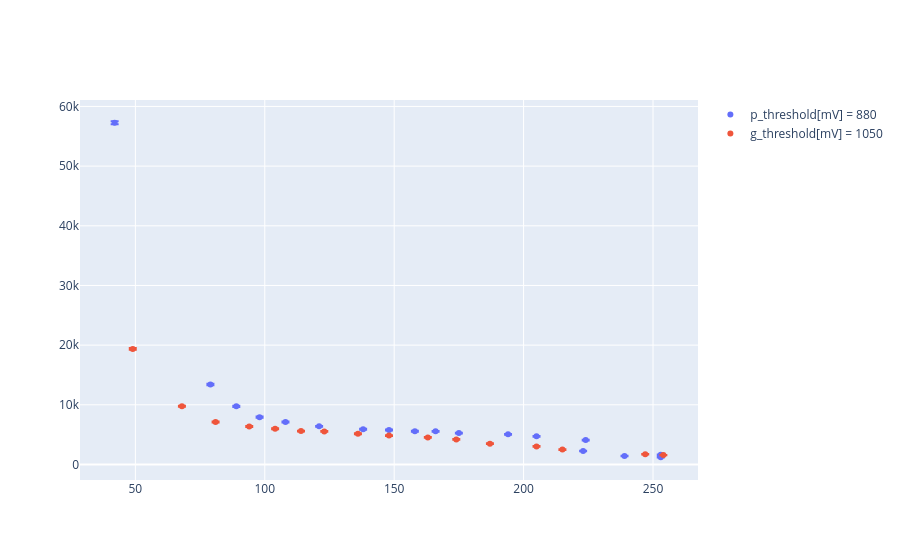

This figure's notebook cell:
### Code cell
df_880p = df_varia[df_varia['p_tensione[V]'] == 880]
df_1050g = df_varia[df_varia['g_tensione[V]'] == 1050]
fig = go.Figure()

fig.add_trace(go.Scatter(x=df_880p['p_threshold[mV]'], y=df_880p['p_count'], mode='markers', name='p_threshold[mV] = 880', error_y=dict(type='data', array=np.sqrt(df_880p['p_count']), visible=True)))
fig.add_trace(go.Scatter(x=df_1050g['g_threshold[mV]'], y=df_1050g['g_count'], mode='markers', name='g_threshold[mV] = 1050', error_y=dict(type='data', array=np.sqrt(df_1050g['g_count']), visible=True)))

### Figure 1 — Plotly figure (JSON) as saved in the notebook; plotly's stock layout.template omitted (floating-point values rounded to 4 significant figures)
{"data": [{"error_y": {"array": [63.93, 68.7, 71.13, 72.55, 74.55, 74.56, 76.05, 76.77, 79.93, 84.44, 89.08, 98.75, 115.8, 37.56, 40.44, 34.83, 47.64, 239.3, NaN, NaN, NaN, NaN, NaN], "type": "data", "visible": true}, "mode": "markers", "name": "p_threshold[mV] = 880", "type": "scatter", "x": [224, 205, 194, 175, 166, 158, 148, 138, 121, 108, 98, 89, 79, 239, 253, 253, 223, 42, 178, 178, 178, 178, 178], "y": [4087.0, 4720.0, 5059.0, 5263.0, 5557.0, 5559.0, 5784.0, 5893.0, 6389.0, 7130.0, 7936.0, 9751.0, 13410.0, 1411.0, 1635.0, 1213.0, 2270.0, 57270.0, NaN, NaN, NaN, NaN, NaN]}, {"error_y": {"array": [49.96, 59.06, 64.86, 67.29, 69.62, 71.8, 74.45, 74.79, 77.47, 79.74, 84.27, 98.8, 139.2, 55.07, 41.4, 39.62, NaN, NaN, NaN, NaN, NaN], "type": "data", "visible": true}, "mode": "markers", "name": "g_threshold[mV] = 1050", "type": "scatter", "x": [215, 187, 174, 163, 148, 136, 123, 114, 104, 94, 81, 68, 49, 205, 247, 254, 166, 166, 166, 166, 166], "y": [2496.0, 3488.0, 4207.0, 4528.0, 4847.0, 5155.0, 5543.0, 5593.0, 6001.0, 6359.0, 7102.0, 9762.0, 19370.0, 3033.0, 1714.0, 1570.0, NaN, NaN, NaN, NaN, NaN]}], "layout": {}}
